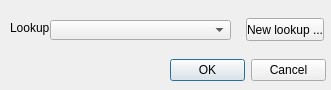
<?xml version="1.0" encoding="UTF-8"?>
<ui version="4.0">
 <class>LookupProperty</class>
 <widget class="QDialog" name="LookupProperty">
  <property name="geometry">
   <rect>
    <x>0</x>
    <y>0</y>
    <width>331</width>
    <height>90</height>
   </rect>
  </property>
  <property name="windowTitle">
   <string>Lookup property</string>
  </property>
  <widget class="QDialogButtonBox" name="buttonBox">
   <property name="geometry">
    <rect>
     <x>170</x>
     <y>59</y>
     <width>156</width>
     <height>23</height>
    </rect>
   </property>
   <property name="orientation">
    <enum>Qt::Horizontal</enum>
   </property>
   <property name="standardButtons">
    <set>QDialogButtonBox::Cancel|QDialogButtonBox::Ok</set>
   </property>
  </widget>
  <widget class="QLabel" name="label">
   <property name="geometry">
    <rect>
     <x>10</x>
     <y>20</y>
     <width>41</width>
     <height>16</height>
    </rect>
   </property>
   <property name="maximumSize">
    <size>
     <width>200</width>
     <height>16777215</height>
    </size>
   </property>
   <property name="text">
    <string>Lookup</string>
   </property>
  </widget>
  <widget class="QComboBox" name="cboPrimaryEntity">
   <property name="geometry">
    <rect>
     <x>50</x>
     <y>20</y>
     <width>181</width>
     <height>20</height>
    </rect>
   </property>
   <property name="insertPolicy">
    <enum>QComboBox::InsertAtTop</enum>
   </property>
  </widget>
  <widget class="QPushButton" name="edtNewlookup">
   <property name="geometry">
    <rect>
     <x>246</x>
     <y>18</y>
     <width>78</width>
     <height>23</height>
    </rect>
   </property>
   <property name="text">
    <string>New lookup ...</string>
   </property>
  </widget>
 </widget>
 <resources/>
 <connections>
  <connection>
   <sender>buttonBox</sender>
   <signal>accepted()</signal>
   <receiver>LookupProperty</receiver>
   <slot>accept()</slot>
   <hints>
    <hint type="sourcelabel">
     <x>248</x>
     <y>254</y>
    </hint>
    <hint type="destinationlabel">
     <x>157</x>
     <y>274</y>
    </hint>
   </hints>
  </connection>
  <connection>
   <sender>buttonBox</sender>
   <signal>rejected()</signal>
   <receiver>LookupProperty</receiver>
   <slot>reject()</slot>
   <hints>
    <hint type="sourcelabel">
     <x>316</x>
     <y>260</y>
    </hint>
    <hint type="destinationlabel">
     <x>286</x>
     <y>274</y>
    </hint>
   </hints>
  </connection>
 </connections>
</ui>
